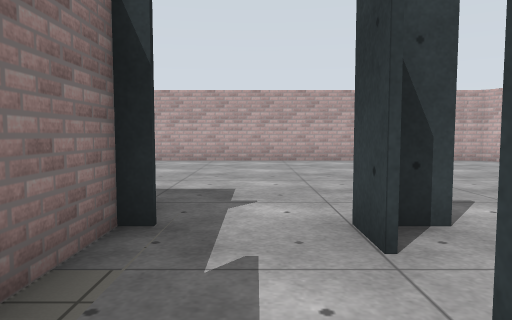
[1] (above)

18 first-person views from a walk through a robot-simulator world made for Gazebo. The camera is 0.94 m above the floor, tilts 4° down and sees 70° across. The floor is counted in squares, 1 m on a side. Each view is taken from the middle of a square. On the plan, view 1 faces up. The plan holds only what a view shows up to about 13 squares ahead; the rest is blank. Some surface patterns are stand-ins.

[2]
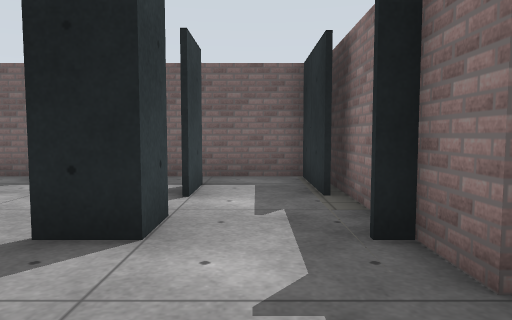

[3]
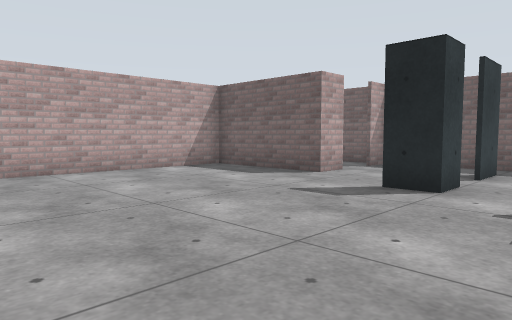

[4]
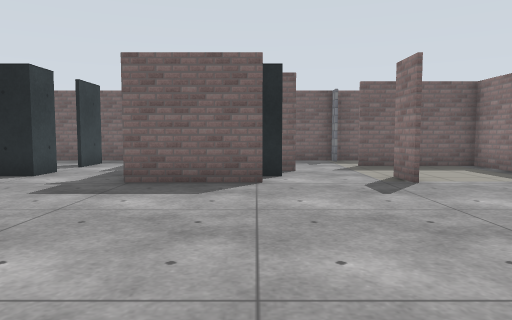

[5]
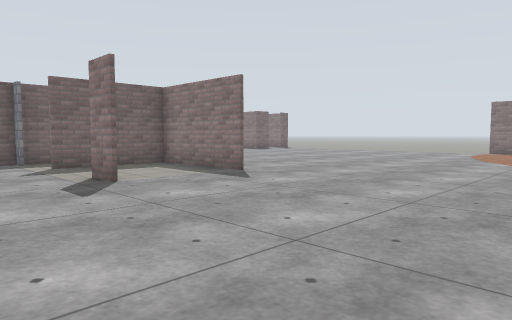

[6]
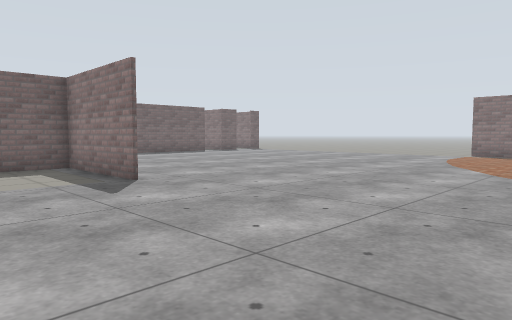

[7]
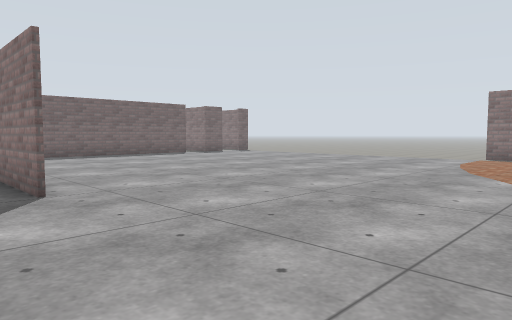

[8]
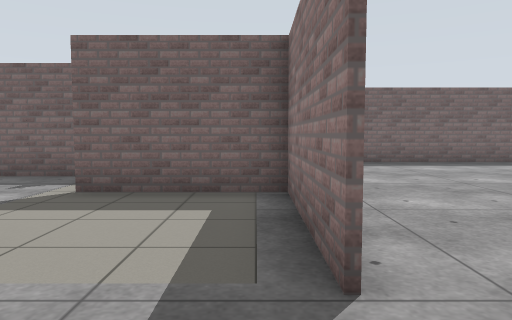

[9]
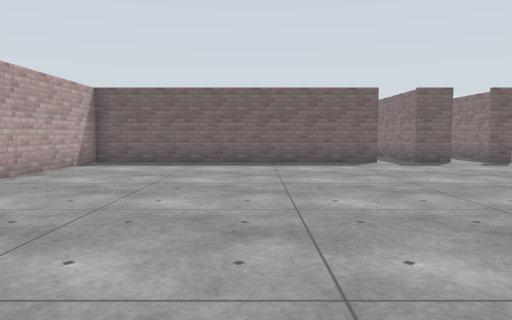

[10]
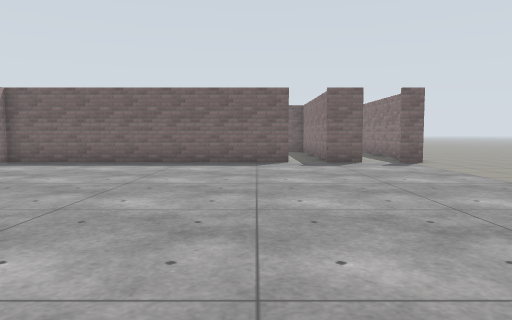

[11]
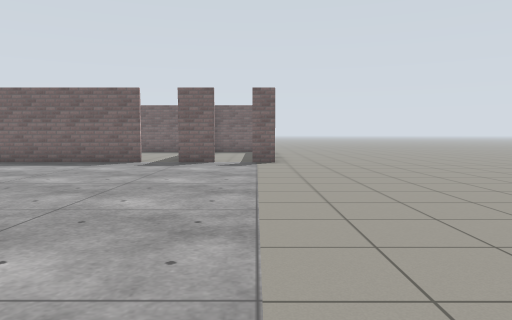

[12]
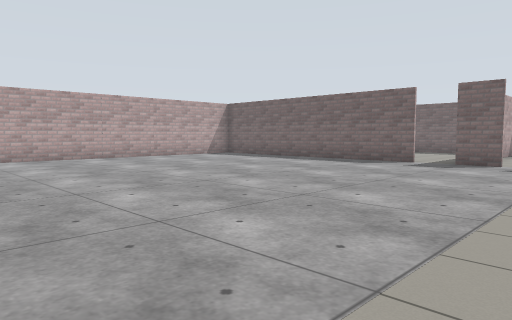

[13]
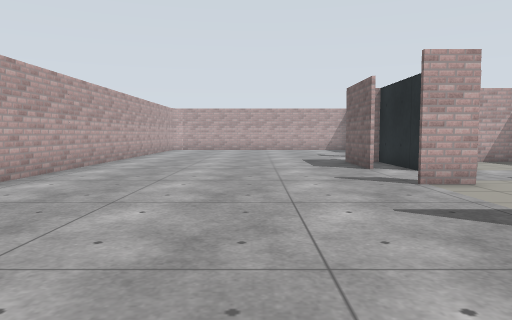

[14]
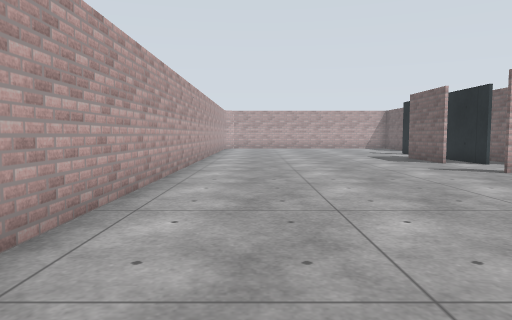

[15]
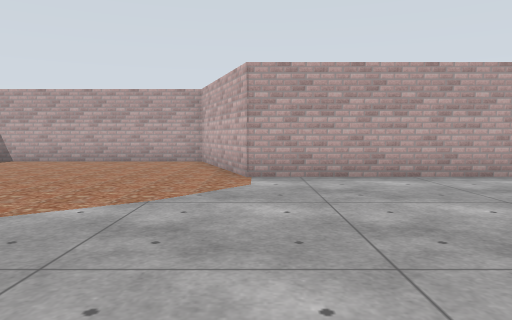

[16]
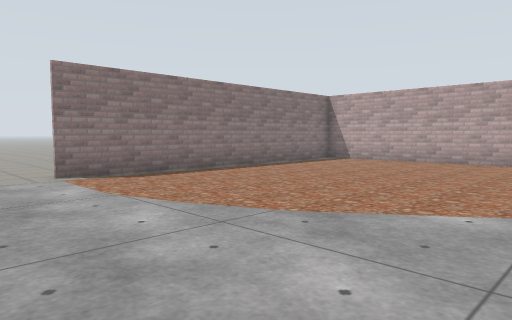

[17]
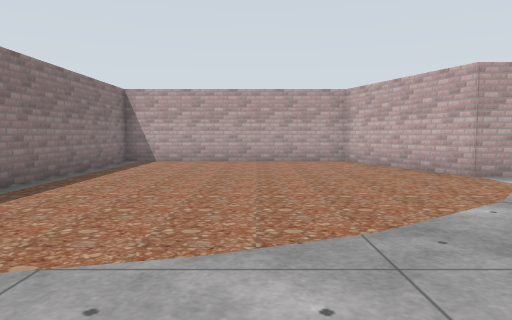

[18]
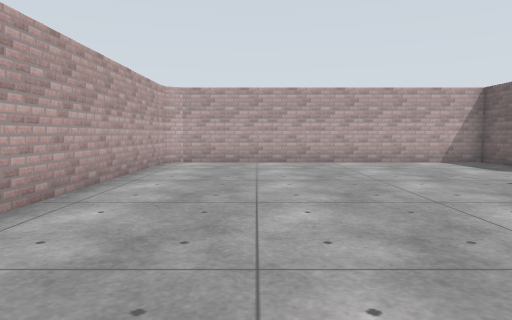

### Floor plan
Key: @ floor where view 1 was taken; # wall or solid block; . floor; O other object.
Columns run from 26 left of view 1 to 8 right of it. Each row starts with its distance up from view 1.
 18  #########
 17  #.......##
 16  #........#
 15  #........#
 14  #........##
 13  #.........########################
 12  #................................#
 11  #................................#
 10  #................................#
  9  #................................#
  8 .#................................#
  7 ..................................#
  6   ................................#
  5 ......................###.........#
  4 ...............#...#..OOOO.OO.....#
  3 ...............#.....#####.O......#
  2 ...............#.......  #.....####
  1 ...............####......O.O...
  0 ............... #  ......O@O. ..
 -1 ................#######  ########
 -2 ................#
 -3 ................#
 -4 ................#
 -5 .##...###########
 -6   ..#..

Positions as (right, up) in squares from view 1, and headings:
1: (0, 0), facing up
2: (0, 7), facing down
3: (-1, 10), facing down-right
4: (-4, 12), facing down
5: (-4, 12), facing down-left
6: (-7, 12), facing down-left
7: (-9, 11), facing down-left
8: (-10, 7), facing down
9: (-16, 7), facing down
10: (-19, 7), facing down
11: (-24, 7), facing down
12: (-25, 7), facing down-right
13: (-14, 8), facing right
14: (-16, 11), facing right
15: (-15, 5), facing up
16: (-16, 5), facing up-left
17: (-20, 5), facing up
18: (-4, 10), facing right
